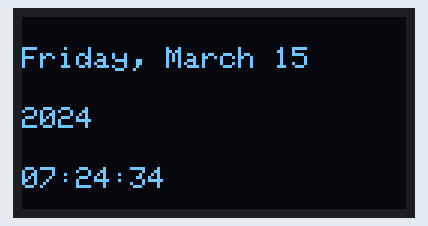
Simulated run of this sketch. Board: ESP32. Parts: 128×64 one-colour display. WiFi joins after 1.5 s; servers stay silent unless stated; the local clock reads 2024-03-15 10:24:30 at power-on unless the sketch sets it; what the sketch prints to the serial monitor is not drawn.

Above: at 4.1 s.
At 8.2 s:
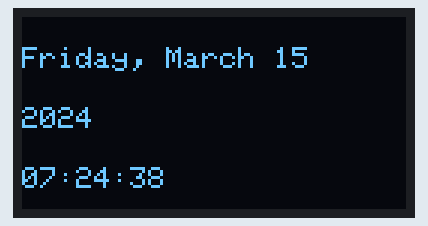
At 12.2 s:
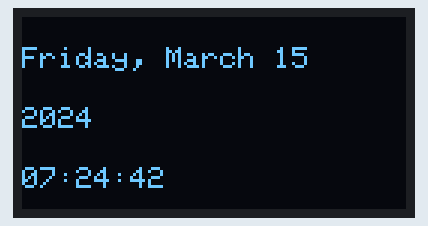
At 14.3 s:
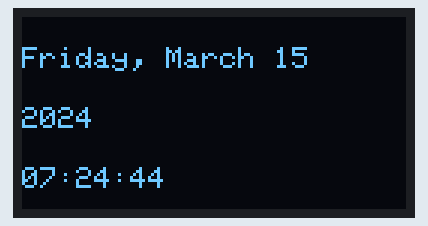
At 20.3 s:
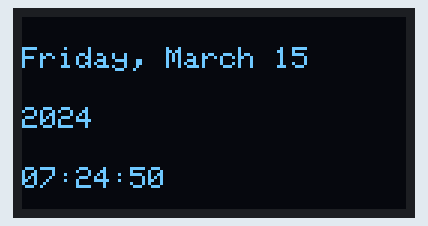
At 38.6 s:
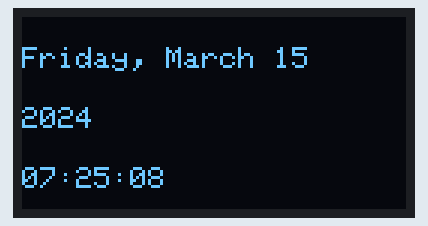

The sketch:

tp1_ejer1.ino
```cpp
#include <Arduino.h>
#include <ESP32Time.h>
#include <Wire.h>
#include "time.h"
#include <WiFi.h>
#include <Adafruit_GFX.h>
#include <Adafruit_SSD1306.h>
#define SCREEN_WIDTH 128 // OLED display width, in pixels
#define SCREEN_HEIGHT 64 // OLED display height, in pixels

Adafruit_SSD1306 display(SCREEN_WIDTH, SCREEN_HEIGHT, &Wire, -1);
//********************//
//* DECLARO DE FUN                                        **//
//********************//
void pedir_lahora(void);
void setup_rtc_ntp(void);

struct tm timeinfo;
ESP32Time rtc;


/// time
long unsigned int timestamp; // hora
const char *ntpServer = "south-america.pool.ntp.org";
const long gmtOffset_sec = -10800;
const int daylightOffset_sec = 0;

const char* ssid = "ORT-IoT";
const char* password = "OrtIOTnew22$2";

void setup() {

Serial.begin(115200);
  Serial.println("Connecting to Wi-Fi...");
 initWiFi();
  if(!display.begin(SSD1306_SWITCHCAPVCC, 0x3C)) { // Address 0x3D for 128x64
    Serial.println(F("SSD1306 allocation failed"));
    for(;;);
  }
   delay(2000);
  display.clearDisplay();

  display.setTextSize(1);
  display.setTextColor(WHITE);
  display.setCursor(0, 10);
  // Display static text
  display.println("hola, mundo");
  display.display();
setup_rtc_ntp();

}

void loop() {
 pedir_lahora();
delay (2000);

}

// Initialize WiFi
void initWiFi() {
  WiFi.begin(ssid , password );
  Serial.print("Connecting to WiFi ..");
  while (WiFi.status() != WL_CONNECTED) {
    Serial.print('.');
    delay(1000);
  }
  Serial.println(WiFi.localIP());
  Serial.println();
}


//********************//
//* SETUP  rtc                                           **//
//********************//
void setup_rtc_ntp(void)
{
  // init and get the time
  configTime(gmtOffset_sec, daylightOffset_sec, ntpServer);
  timestamp = time(NULL);
  rtc.setTime(timestamp + gmtOffset_sec);
}

//********************//
//* PIDE LA HORA AL SERVER O AL ESP32                     **//
//********************//
void pedir_lahora(void)
{
  if (!getLocalTime(&timeinfo))
  {
    Serial.println("veo la hora del rtc interno ");
    timestamp = rtc.getEpoch() - gmtOffset_sec;
    timeinfo = rtc.getTimeStruct();
     Serial.println(&timeinfo, "%A, %B %d %Y %H:%M:%S");
  }
  else
  {
    Serial.print("NTP Time:");
    timestamp = time(NULL);
    Serial.println(&timeinfo, "%A, %B %d %Y %H:%M:%S");
  }


 display.clearDisplay();
display.setTextSize (1);
display.setTextColor (WHITE);

display.setCursor (0, 10);
display.println (&timeinfo, "%A, %B %d");
display.setCursor (0, 30);
display.println (&timeinfo, "%Y ");
display.setCursor (0, 50);
display.println (&timeinfo, "%H:%M:%S");
display.display ();

  return;
}
```

Measured:
- what the display in image 0 shows lasts 2.0 s, from 4.1 s to 6.1 s
